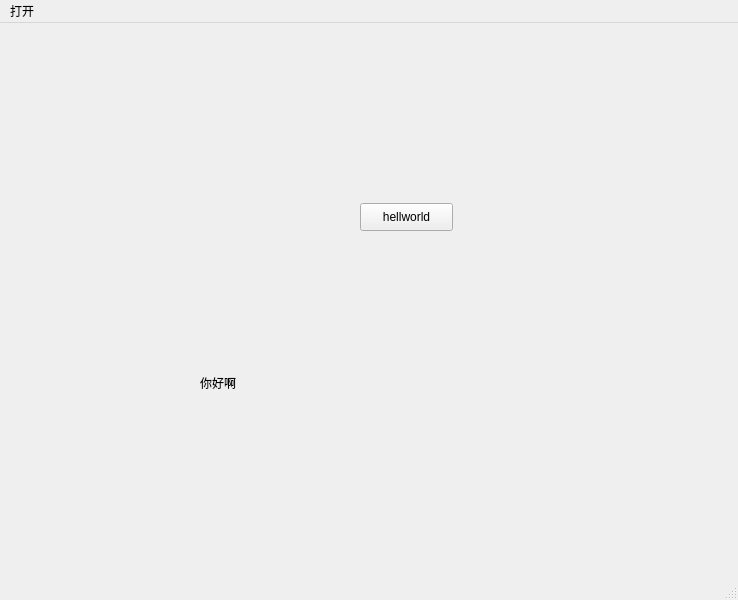
<?xml version="1.0" encoding="UTF-8"?>
<ui version="4.0">
 <class>MainWindow</class>
 <widget class="QMainWindow" name="MainWindow">
  <property name="geometry">
   <rect>
    <x>0</x>
    <y>0</y>
    <width>738</width>
    <height>600</height>
   </rect>
  </property>
  <property name="windowTitle">
   <string>MainWindow</string>
  </property>
  <widget class="QWidget" name="centralwidget">
   <widget class="QPushButton" name="pushButton">
    <property name="geometry">
     <rect>
      <x>360</x>
      <y>180</y>
      <width>93</width>
      <height>28</height>
     </rect>
    </property>
    <property name="text">
     <string>hellworld</string>
    </property>
   </widget>
   <widget class="QLabel" name="label">
    <property name="geometry">
     <rect>
      <x>200</x>
      <y>350</y>
      <width>69</width>
      <height>19</height>
     </rect>
    </property>
    <property name="text">
     <string>你好啊</string>
    </property>
   </widget>
  </widget>
  <widget class="QMenuBar" name="menubar">
   <property name="geometry">
    <rect>
     <x>0</x>
     <y>0</y>
     <width>738</width>
     <height>25</height>
    </rect>
   </property>
   <widget class="QMenu" name="menu">
    <property name="title">
     <string>打开</string>
    </property>
    <addaction name="actionhello"/>
   </widget>
   <addaction name="menu"/>
  </widget>
  <widget class="QStatusBar" name="statusbar"/>
  <action name="actionhello">
   <property name="text">
    <string>你好</string>
   </property>
   <property name="menuRole">
    <enum>QAction::MenuRole::NoRole</enum>
   </property>
  </action>
 </widget>
 <resources/>
 <connections/>
</ui>
